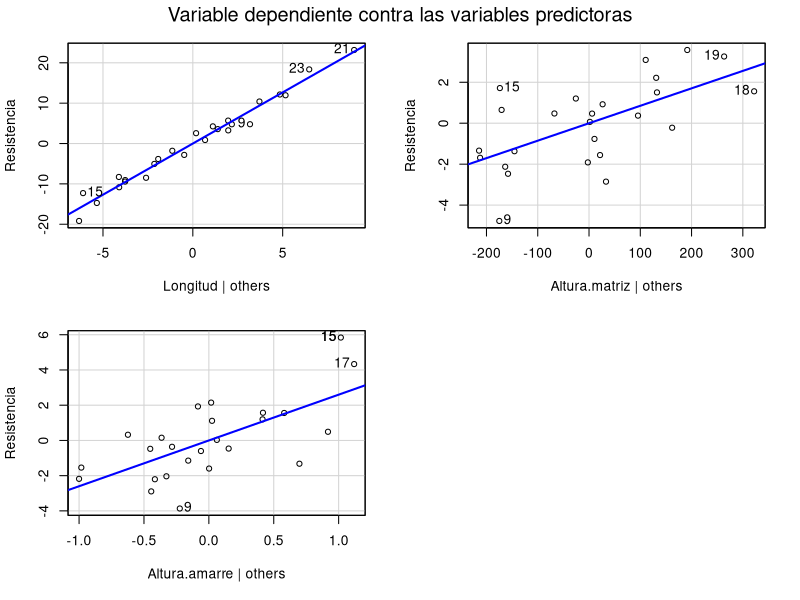
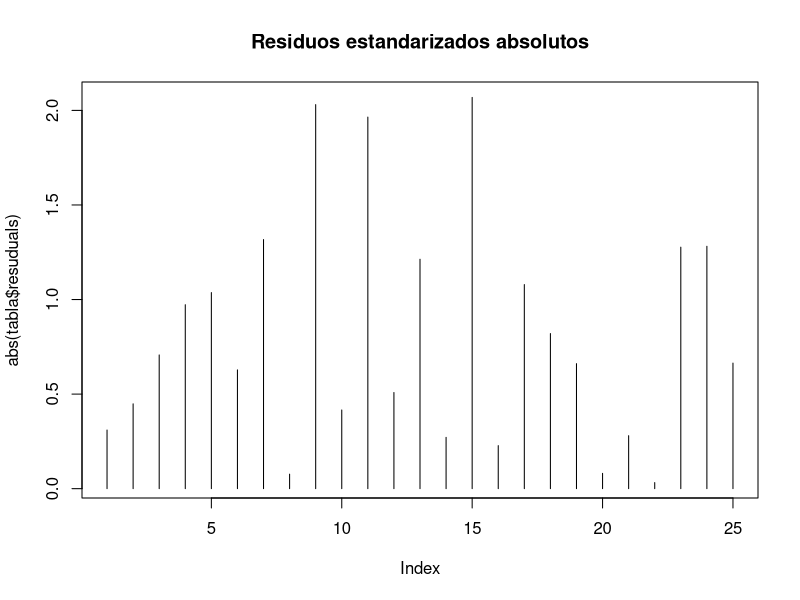
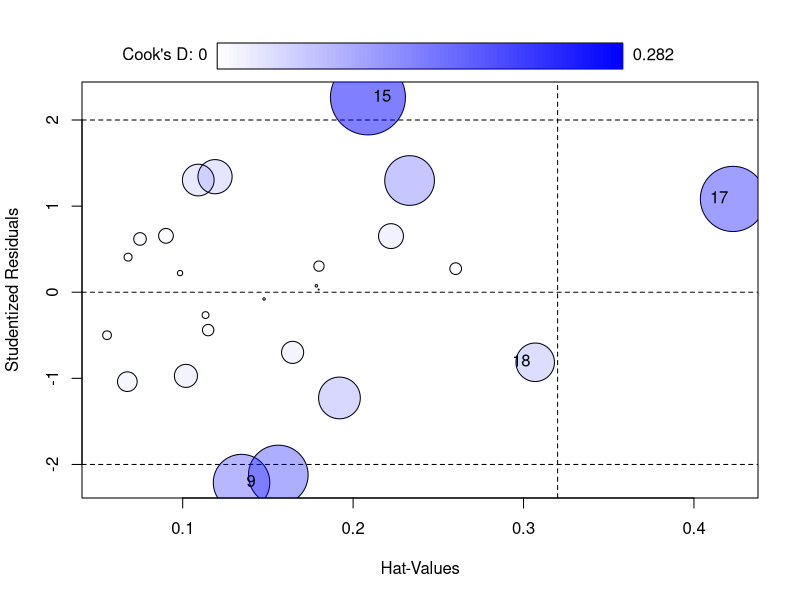
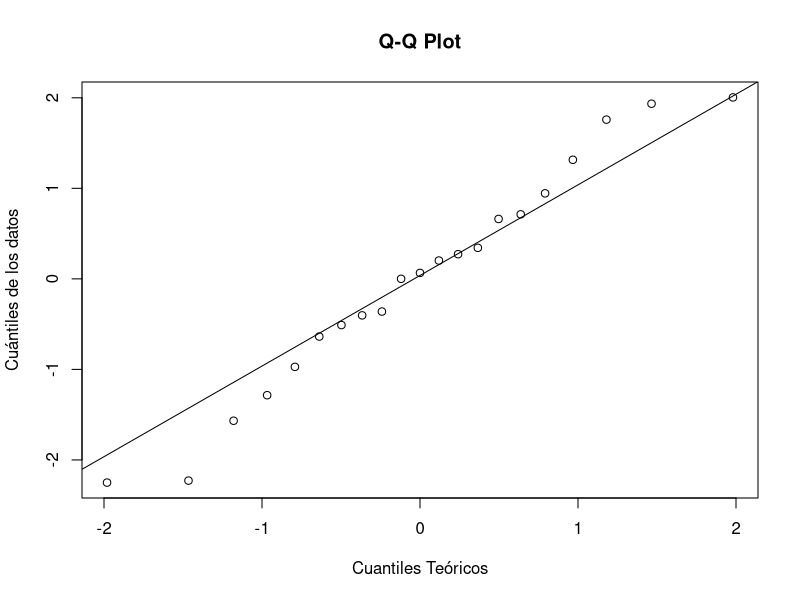
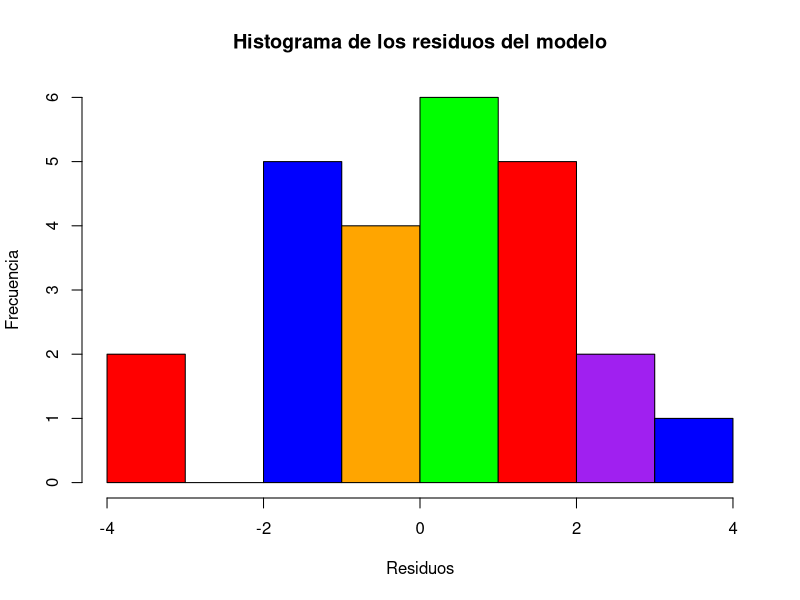
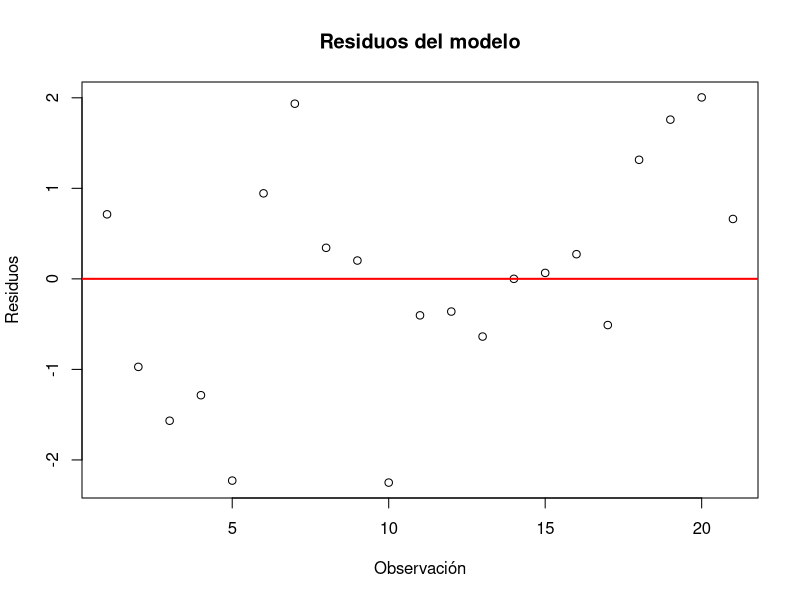

Reproduce these figures in R, in order.
## ---- chunk 1
knitr::opts_chunk$set(echo = TRUE)
## ---- chunk 2
library(car)
library(lmtest)
## ---- chunk 3
df= read.csv(file = "datosRes.csv")
head(df,3)
## ---- chunk 4
model = lm(df$Resistencia~.,df)
## ---- chunk 5
step(model,direction = "both",trace=1)
## ---- chunk 6
step(model,direction="both",trace=1,k=log(nrow(df)))
## ---- chunk 7
model = lm(formula = df$Resistencia ~ Longitud + Altura.matriz + Altura.amarre, 
    data = df)
## ---- chunk 8
resuduals = rstandard(model)
resuduals
## ---- chunk 9
rstud = rstudent(model)
rstud
## ---- chunk 10
hatt = hatvalues(model)
hatt
## ---- chunk 11
cooks = cooks.distance(model)
cooks
## ---- chunk 12
tabla = data.frame(residuals(model),resuduals,rstud,hatt,cooks)
head(tabla,5)
## ---- chunk 13
avPlots(model,main = paste("Variable dependiente contra las variables predictoras"),ylab = "Resistencia")
## ---- chunk 14
plot(abs(tabla$resuduals),type = "h",main = "Residuos estandarizados absolutos")
mayor3 = which(abs(tabla$resuduals)>3)
mayor3
## ---- chunk 15
influencePlot(model,id=TRUE)
## ---- chunk 16
df2 = df[-c(9,15,17,18),]
model2 = lm(formula = df2$Resistencia ~ Longitud + Altura.matriz + Altura.amarre, 
    data = df2)
summary(model2)
## ---- chunk 17
summary(model)
## ---- chunk 18
shapiro.test(residuals(model2))
## ---- chunk 19
qqnorm(model2$residuals,main = "Q-Q Plot",xlab = "Cuantiles Teóricos",ylab= "Cuántiles de los datos")
qqline(model2$residuals)
## ---- chunk 20
hist(model$residuals,main = "Histograma de los residuos del modelo",xlab = "Residuos",ylab = "Frecuencia",col = c("red","purple","blue","orange","green"))
## ---- chunk 21
t.test(residuals(model2))
## ---- chunk 22
bptest(model2)
## ---- chunk 23
plot(residuals(model2),main = "Residuos del modelo", xlab = "Observación",ylab= "Residuos")
abline(h=0,col="red",lwd=2)
## ---- chunk 24
dwtest(model2)
## ---- chunk 25
step(model2,direction="both",  trace=1)
## ---- chunk 26
step(model2,direction="both",trace=1,k=log(nrow(df2)))
